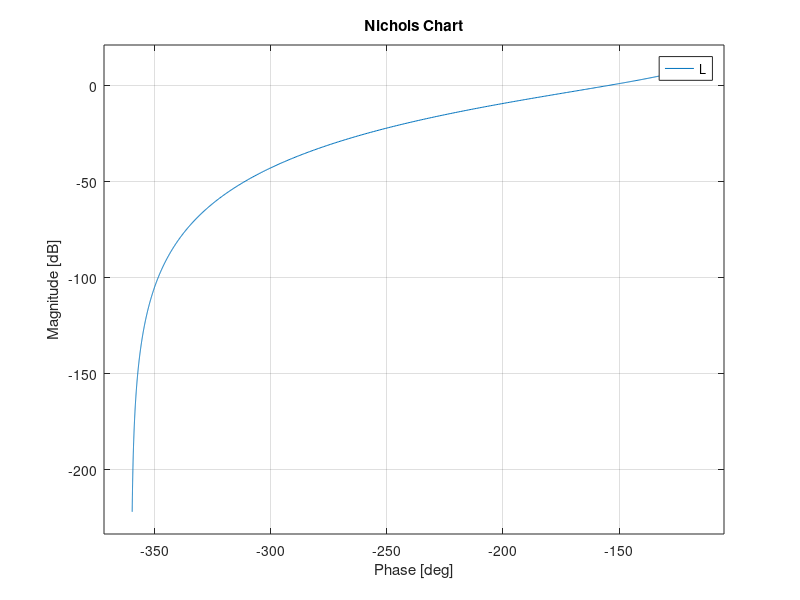

Here is the MATLAB script that generated this plot: (Note: this script raises an error after producing the figure.)
clear all;
close all;
clc;

s = tf('s');
L = 1/(s*(1+s/2)^3);
T = zpk(minreal(L*(1+L),1e-3))
%figure, nyquist(L)
figure, nichols(L), hold on
ngrid